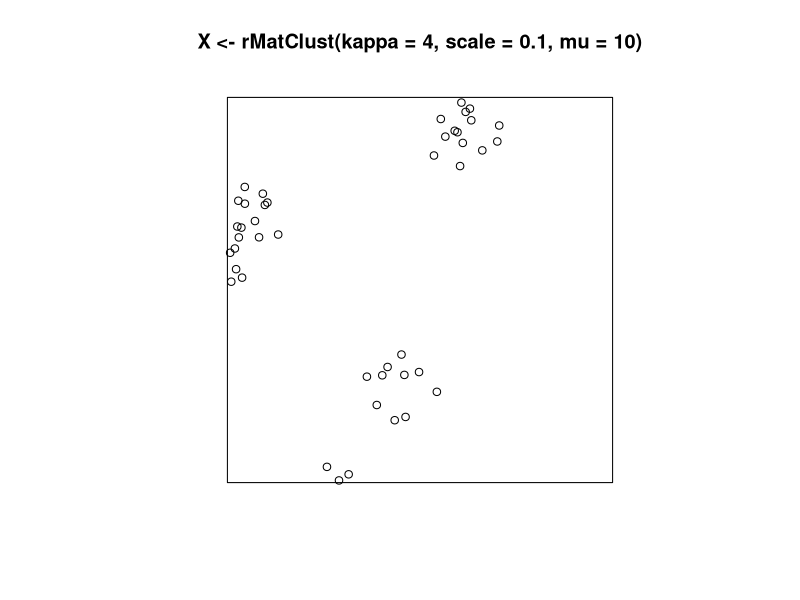

Reproduce this figure in R. (Note: this script raises an error after producing the figure.)
#'      Course on analysing spatial point patterns with spatstat
#'                     Melbourne, September 2018
#' 
#'                   Lecturer's R script 
#'                  Session 9: cluster and Cox processes
#' 
#'  Copyright (c) Adrian Baddeley, Ege Rubak, Rolf Turner and Tilman Davies 2018
#' 
library(spatstat)

set.seed(10)
plot(X <- rMatClust(kappa=4, scale=0.1, mu=10))
plot(attr(X, "parents"), add=TRUE, col="green",pch=16)

plot(rMatClust(4, 0.1, 10, nsim=20))

kppm(X ~ 1, "MatClust")

Z <- rMatClust(30, 0.05, 4)
plot(Z)
kppm(Z ~ 1, "MatClust")

set.seed(1919)
Y <- rThomas(50, 0.03, 10)
plot(Y)
kppm(Y ~ 1, "Thomas")

set.seed(1985)
U <- rnoise(runif, max=200)
V <- Smooth(U, sigma=0.05, normalise=TRUE)
V <- 100 + 7 * (V-100)
plot(V)
plot(rpoispp(V), add=TRUE, pch=16)

X <- rLGCP("exp", 4, var=1.5, scale=0.03)
plot(X)
plot(Kest(X))
plot(Lam <- attr(X, "Lambda"))
plot(log(Lam))
hist(log(Lam))

kppm(X ~ 1, "LGCP", model="exp", statistic="pcf")
